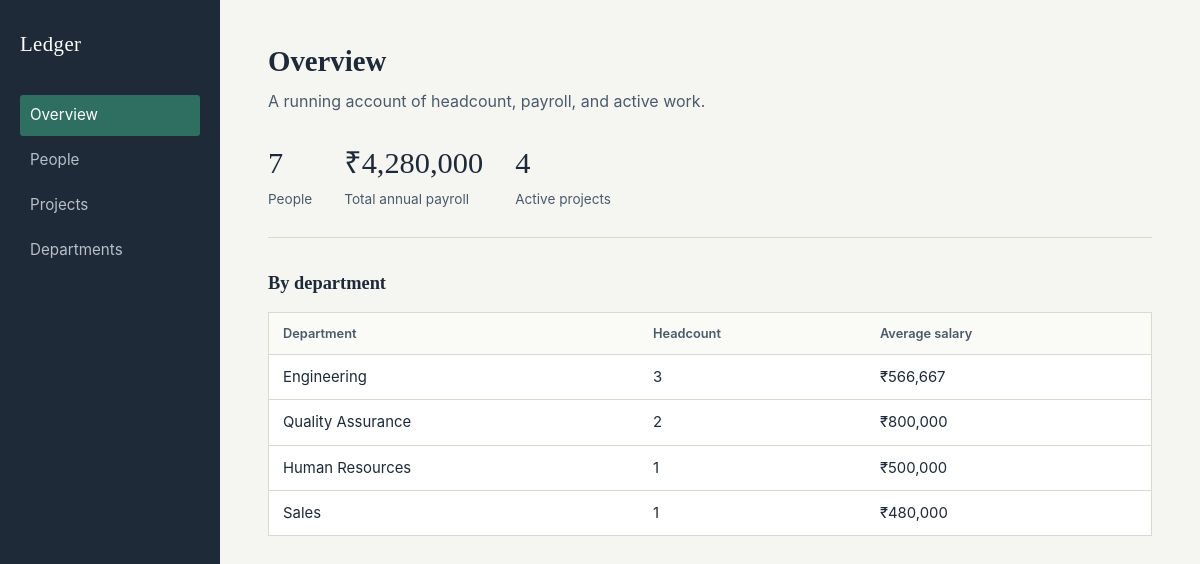
The page / on the database its author committed.
### tables this page shows
CREATE TABLE departments (
            id INTEGER PRIMARY KEY AUTOINCREMENT,
            name TEXT NOT NULL UNIQUE,
            location TEXT
        );

### app.py (the view)
@app.route("/")
def dashboard():
    conn = get_connection()
    dept_stats = conn.execute(
        """
        SELECT d.name AS department,
               COUNT(e.id) AS headcount,
               ROUND(AVG(e.salary), 2) AS avg_salary
        FROM departments d
        LEFT JOIN employees e ON e.department_id = d.id
        GROUP BY d.id
        ORDER BY headcount DESC
        """
    ).fetchall()
    totals = conn.execute(
        "SELECT COUNT(*) AS total_employees, SUM(salary) AS total_payroll FROM employees"
    ).fetchone()
    project_count = conn.execute("SELECT COUNT(*) AS c FROM projects").fetchone()["c"]
    conn.close()
    return render_template(
        "dashboard.html",
        dept_stats=dept_stats,
        totals=totals,
        project_count=project_count,
    )

### database.py (called while the page is built)
def get_connection():
    conn = sqlite3.connect(DB_PATH)
    conn.execute("PRAGMA foreign_keys = ON")
    conn.row_factory = sqlite3.Row
    return conn

### templates/dashboard.html (shortened to what this page needs)
{% extends "base.html" %}
{% block content %}
<header class="page-head">
    <h1>Overview</h1>
    <p>A running account of headcount, payroll, and active work.</p>
</header>
<section class="stat-row">
    <div class="stat">
        <span class="stat-value">{{ totals['total_employees'] }}</span>
        <span class="stat-label">People</span>
    </div>
    <div class="stat">
        <span class="stat-value">₹{{ '{:,.0f}'.format(totals['total_payroll'] or 0) }}</span>
        <span class="stat-label">Total annual payroll</span>
    </div>
    <div class="stat">
        <span class="stat-value">{{ project_count }}</span>
        <span class="stat-label">Active projects</span>
    </div>
</section>
<section class="panel">
    <h2>By department</h2>
    <table class="ledger-table">
        <thead>
            <tr>
                <th>Department</th>
                <th>Headcount</th>
                <th>Average salary</th>
            </tr>
        </thead>
        <tbody>
            {% for row in dept_stats %}
            <tr>
                <td>{{ row['department'] }}</td>
                <td>{{ row['headcount'] }}</td>
                <td>{% if row['avg_salary'] %}₹{{ '{:,.0f}'.format(row['avg_salary']) }}{% else %}—{% endif %}</td>
            </tr>
            {% endfor %}
        </tbody>
    </table>
</section>
{% endblock %}

### static/style.css (style rules this page uses)
:root { --ink: #1E2A38; --ink-soft: #4A5A6A; --paper: #F5F6F2; --paper-raised: #FFFFFF; --line: #DAD9D1; --accent: #2F6F62; --accent-soft: #E4EEEA; --danger: #A3423A; --radius: 3px; font-size: 16px; }
* { box-sizing: border-box; }
body { margin: 0; font-family: -apple-system, "Segoe UI", system-ui, sans-serif; background: var(--paper); color: var(--ink); line-height: 1.5; }
h1, h2, h3 { font-family: Georgia, "Iowan Old Style", "Palatino Linotype", serif; font-weight: 600; margin: 0; color: var(--ink); }
.page-head { margin-bottom: 28px; }
.page-head h1 { font-size: 1.8rem; }
.page-head p { color: var(--ink-soft); margin: 6px 0 0; }
.stat-row { display: flex; gap: 32px; margin-bottom: 32px; padding-bottom: 28px; border-bottom: 1px solid var(--line); }
.stat { display: flex; flex-direction: column; gap: 2px; }
.stat-value { font-family: Georgia, serif; font-size: 1.9rem; color: var(--ink); }
.stat-label { color: var(--ink-soft); font-size: 0.85rem; }
.panel { margin-bottom: 32px; }
.panel h2 { font-size: 1.15rem; margin-bottom: 14px; }
.ledger-table { width: 100%; border-collapse: collapse; background: var(--paper-raised); border: 1px solid var(--line); }
.ledger-table th, .ledger-table td { text-align: left; padding: 11px 14px; border-bottom: 1px solid var(--line); font-size: 0.93rem; }
.ledger-table th { color: var(--ink-soft); font-weight: 600; font-size: 0.8rem; background: #FAFAF7; }
.ledger-table tr:last-child td { border-bottom: none; }

### rows shown on the page
departments: department "Engineering", headcount "3", avg_salary "566,667"
departments: department "Quality Assurance", headcount "2", avg_salary "800,000"
departments: department "Human Resources", headcount "1", avg_salary "500,000"
departments: department "Sales", headcount "1", avg_salary "480,000"

### other values the page prints
{{ totals['total_employees'] }} "7"
{{ '{:,.0f}'.format(totals['total_payroll'] or 0) }} "4,280,000"
{{ project_count }} "4"
